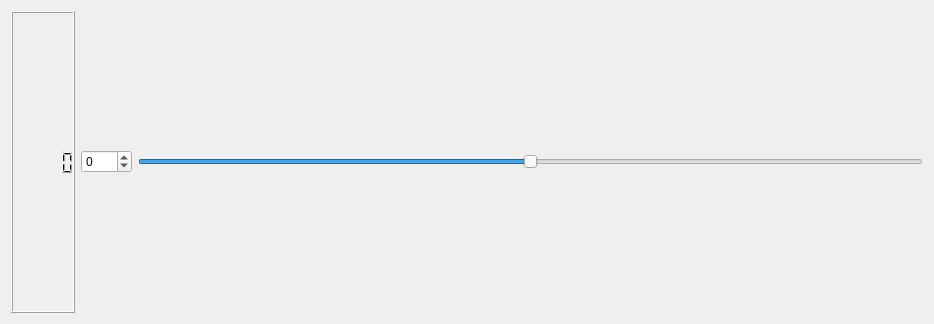
<?xml version="1.0" encoding="UTF-8"?>
<ui version="4.0">
 <class>Widget</class>
 <widget class="QWidget" name="Widget">
  <property name="geometry">
   <rect>
    <x>0</x>
    <y>0</y>
    <width>934</width>
    <height>324</height>
   </rect>
  </property>
  <property name="windowTitle">
   <string>Widget</string>
  </property>
  <layout class="QHBoxLayout" name="horizontalLayout">
   <item>
    <widget class="QLCDNumber" name="lcdNumber"/>
   </item>
   <item>
    <widget class="QSpinBox" name="spinBox">
     <property name="minimum">
      <number>-100</number>
     </property>
     <property name="maximum">
      <number>100</number>
     </property>
    </widget>
   </item>
   <item>
    <widget class="QSlider" name="horizontalSlider">
     <property name="minimum">
      <number>-100</number>
     </property>
     <property name="maximum">
      <number>100</number>
     </property>
     <property name="orientation">
      <enum>Qt::Orientation::Horizontal</enum>
     </property>
    </widget>
   </item>
  </layout>
 </widget>
 <resources/>
 <connections>
  <connection>
   <sender>horizontalSlider</sender>
   <signal>valueChanged(int)</signal>
   <receiver>spinBox</receiver>
   <slot>setValue(int)</slot>
   <hints>
    <hint type="sourcelabel">
     <x>126</x>
     <y>162</y>
    </hint>
    <hint type="destinationlabel">
     <x>92</x>
     <y>162</y>
    </hint>
   </hints>
  </connection>
  <connection>
   <sender>spinBox</sender>
   <signal>valueChanged(int)</signal>
   <receiver>lcdNumber</receiver>
   <slot>display(int)</slot>
   <hints>
    <hint type="sourcelabel">
     <x>102</x>
     <y>153</y>
    </hint>
    <hint type="destinationlabel">
     <x>40</x>
     <y>105</y>
    </hint>
   </hints>
  </connection>
  <connection>
   <sender>horizontalSlider</sender>
   <signal>valueChanged(int)</signal>
   <receiver>lcdNumber</receiver>
   <slot>display(int)</slot>
   <hints>
    <hint type="sourcelabel">
     <x>254</x>
     <y>168</y>
    </hint>
    <hint type="destinationlabel">
     <x>51</x>
     <y>246</y>
    </hint>
   </hints>
  </connection>
 </connections>
</ui>
